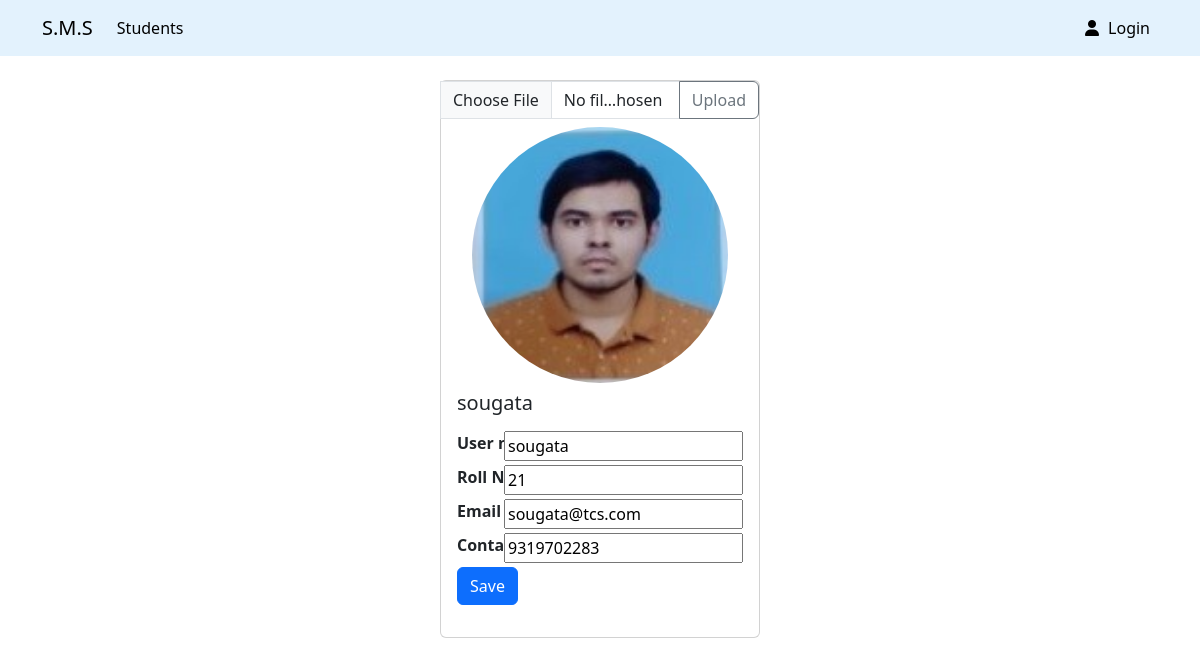
The page /edit.php?id=1 on the database its author committed.
### tables this page shows
CREATE TABLE `students` (
  `id` int NOT NULL AUTO_INCREMENT,
  `name` varchar(128) DEFAULT NULL,
  `roll_no` int DEFAULT NULL,
  `phone_number` text,
  `email` text,
  `username` text,
  `password` text,
  `img` text,
  PRIMARY KEY (`id`)
);

### includes/student.php (called while the page is built, shortened)
<?php
function getStudent_result($conn, $columnName, $columnValue)
{
    $query = "SELECT * FROM students WHERE $columnName = ?";
    $input_type = is_numeric($columnValue) ? "i" : "s";
    $stmt = mysqli_prepare($conn, $query);
    mysqli_stmt_bind_param($stmt, $input_type, $columnValue);
    if (mysqli_stmt_execute($stmt)) {
        $result = mysqli_stmt_get_result($stmt);
        return $result;
    }
    return false;
}

### edit.php (the view, shortened to what this page needs)
<?php require "includes/header.php" ?>
<?php
require "includes/database.php";
require "includes/student.php";
require "includes/getProfilePic.php";
$conn = getDB();
if (isset($_GET) && $_GET['id']) {
    $id = $_GET['id'];
    $student = mysqli_fetch_assoc(getStudent_result($conn, "id", $id));
    $name = $student["name"];
    $username = $student["username"];
    $roll_no = $student["roll_no"];
    $email = $student["email"];
    $phone_number = $student["phone_number"];
}
?>
<div class="card mx-auto mt-4" style="width: 20rem; height:fit-content">
    <form action="" method="post" enctype="multipart/form-data">
        <div class="input-group">
            <input type="file" name="file" id="file" class="form-control" id="inputGroupFile04" aria-describedby="inputGroupFileAddon04" aria-label="Upload">
            <button class="btn btn-outline-secondary" type="submit" id="inputGroupFileAddon04">Upload</button>
        </div>
    </form>
    <div class="profile-pic-con">
        <img src="<?php echo get_pic($_GET["id"], $conn) ?>" class="card-img-top mx-auto mt-2 profile-pic" alt="..." style="width: 16rem;">
    </div>
    <div class="card-body position-relative">
        <h5 class="card-title"><?php echo $name ?></h5>
        <p class="card-text">
        <form method="post" class="update-form">
            <div class="form-group">
                <strong>User name:</strong><input type="text" name="username" value="<?php echo $username ?>" class="edit-input">
            </div>
            <div class="form-group">
                <strong>Roll No:</strong><input type="text" name="roll_no" value="<?php echo $roll_no ?>" class="edit-input">
            </div>
            <div class="form-group">
                <strong>Email Id:</strong><input type="text" name="email" value="<?php echo $email ?>" class="edit-input">
            </div>
            <div class="form-group">
                <strong>Contact No:</strong><input type="text" name="phone_number" value="<?php echo $phone_number ?>" class="edit-input">
            </div>
            <button type="submit" class="btn btn-primary update-btn">Save</button>
        </form>
        </p>
    </div>
</div>
<?php require "includes/footer.php" ?>

### styles/style.css (style rules this page uses)
.update-form { position: relative; }
.edit-input { position: absolute; right: 0rem; }
.form-group { margin: 10px 0; }
.profile-pic-con { width: 16rem; height: 16rem; margin: auto; }
.profile-pic { display: block; width: 100%; height: 100%; border-radius: 100%; }

### rows shown on the page
students: img (picture), name "sougata", username "sougata", roll_no "21", email "sougata@tcs.com", phone_number "9319702283"
